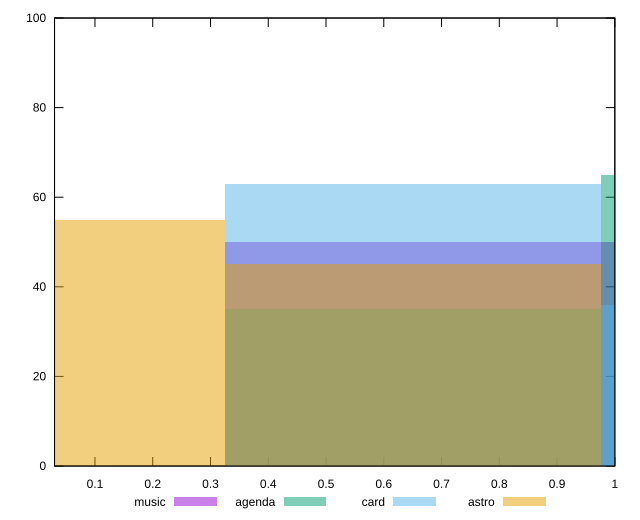

gnuplot code for this plot:
reset

$music <<EOF
0.6509878697136943 50
1.3019757394273885 50
EOF

$agenda <<EOF
1.3019757394273885 65
0.6509878697136943 35
EOF

$card <<EOF
1.3019757394273885 36
0.6509878697136943 63
EOF

$astro <<EOF
0 55
0.6509878697136943 45
EOF

set key outside below
set boxwidth 0.6509878697136943
set xrange [0.03:1]
set yrange [0:100]
set trange [0:100]
set style fill transparent solid 0.5 noborder
set terminal svg size 640, 520 enhanced background rgb 'white'
set output "reports/report_00027_2021-02-24T12-40-31.850Z/first-cpu-idle/comparison/histogram/all_score.svg"

plot $music title "music" with boxes, \
     $agenda title "agenda" with boxes, \
     $card title "card" with boxes, \
     $astro title "astro" with boxes

reset
